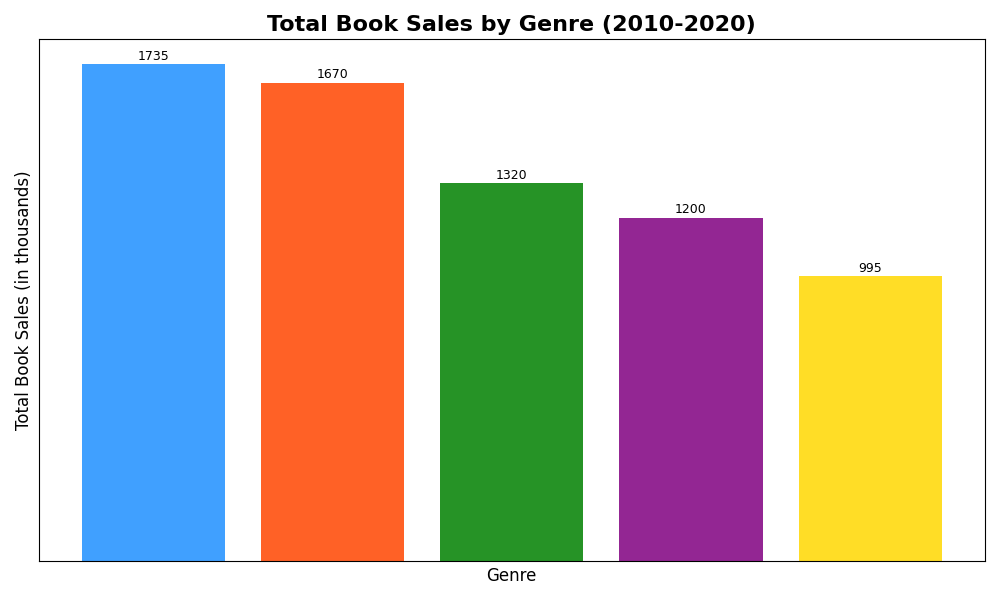

This figure's Python source:
import matplotlib.pyplot as plt
import numpy as np

genres = ["Fiction", "Non-Fiction", "Science Fiction", "Fantasy", "Mystery"]
total_sales = np.array([1735, 1670, 1320, 1200, 995])

sorted_indices = np.argsort(total_sales)[::-1]

sorted_genres = np.array(genres)[sorted_indices]
sorted_sales = total_sales[sorted_indices]

fig, ax = plt.subplots(figsize=(10, 6))

ax.bar(sorted_genres, sorted_sales, color=['dodgerblue', 'orangered', 'green', 'purple', 'gold'], alpha=0.85)

ax.set_xticks([])  # remove x-ticks
ax.set_yticks([])  # remove y-ticks

ax.set_xlabel('Genre', fontsize=12)
ax.set_ylabel('Total Book Sales (in thousands)', fontsize=12)
ax.set_title('Total Book Sales by Genre (2010-2020)', fontsize=16, fontweight='bold')

for i, val in enumerate(sorted_sales):
    ax.text(i, val + 5, str(val), ha='center', va='bottom', fontsize=9)

plt.tight_layout()
plt.show()
